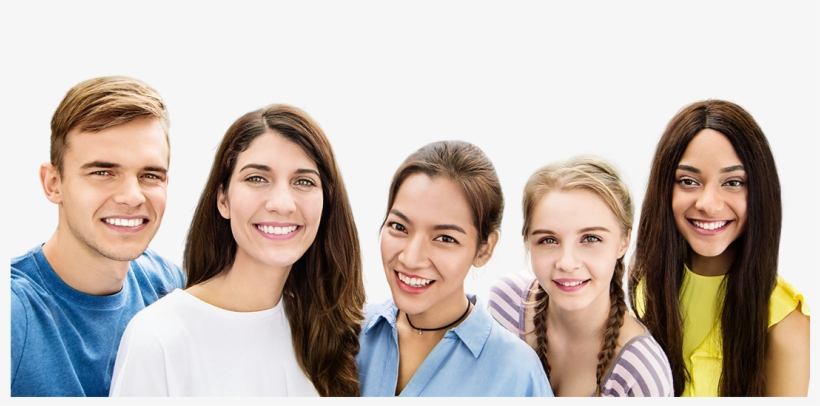
#> input picture img2.png, 820 x 406 px, found by its file name
$ python 'Image detection.py'
#> lines starting #> are read from the running program, lines starting #| are printed output that depends on the picture; after the words box and inside, x2 and y2 are one past the last pixel; in counts of white or black regions, pixels touching at a corner belong together
#!/usr/bin/env python
# coding: utf-8

# In[19]:


get_ipython().system('pip install opencv-python')


# In[8]:


import cv2
import matplotlib.pyplot as plt
import numpy as np
import seaborn as sns
import pandas as pd


# In[24]:


face_cascade = cv2.CascadeClassifier(cv2.data.haarcascades + 'haarcascade_frontalface_default.xml')


# In[10]:


img=cv2.imread(r"C:\Users\lenovo\Downloads\img2.png")
#> img is the input picture: shape (406, 820, 3); mean B, G, R 176.9, 183.9, 194.5
plt.imshow(img)


# In[11]:


rgb=cv2.cvtColor(img,cv2.COLOR_BGR2RGB)
plt.imshow(rgb)


# In[12]:


gray=cv2.cvtColor(rgb,cv2.COLOR_BGR2GRAY)
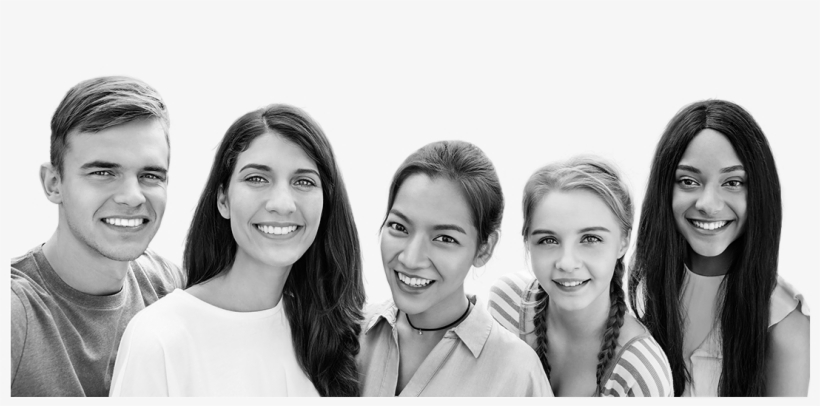
#> gray: shape (406, 820); min 0, max 253, mean 183
plt.imshow(gray)


# In[67]:


faces = face_cascade.detectMultiScale(gray, scaleFactor=1.1, minNeighbors=9, minSize=(30, 30))
#> faces = [[59, 121, 138, 138], [655, 141, 106, 106], [218, 135, 118, 118], [509, 193, 121, 121], [359, 186, 120, 120]]


# In[68]:


faces


# In[69]:


img=cv2.imread(r"C:\Users\lenovo\Downloads\img2.png")
for (x, y, w, h) in faces:
        cv2.rectangle(img, (x, y), (x+w, y+h), (255, 0, 0), 5)
#> this loop made 5 passes
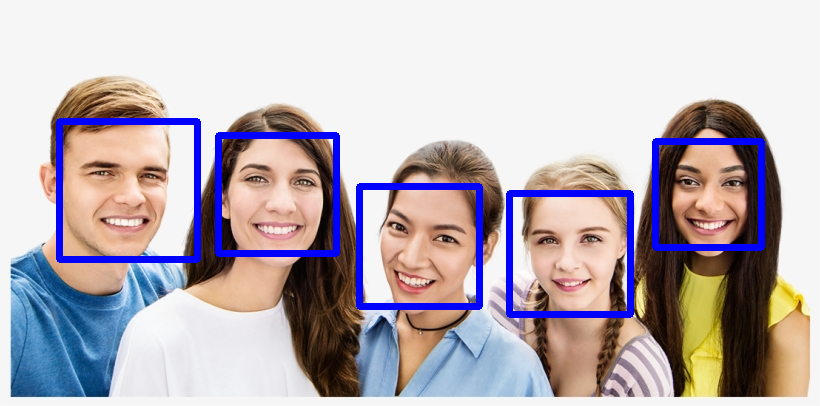
#> img: shape (406, 820, 3); 5.04% of pixels changed, all inside (x1, y1, x2, y2) = (56, 118, 765, 318)
output=cv2.cvtColor(img,cv2.COLOR_BGR2RGB)


# In[70]:


plt.imshow(output)


# In[ ]:


# In[ ]:
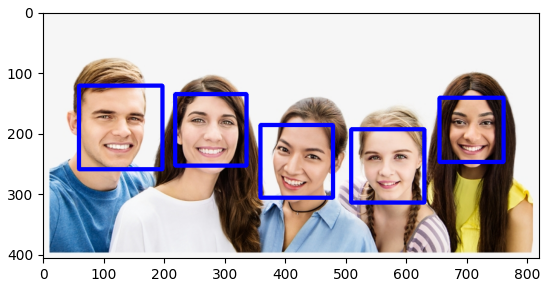
#> figure drawn by matplotlib, 1 panel; B, G, R data is drawn as R, G, B
